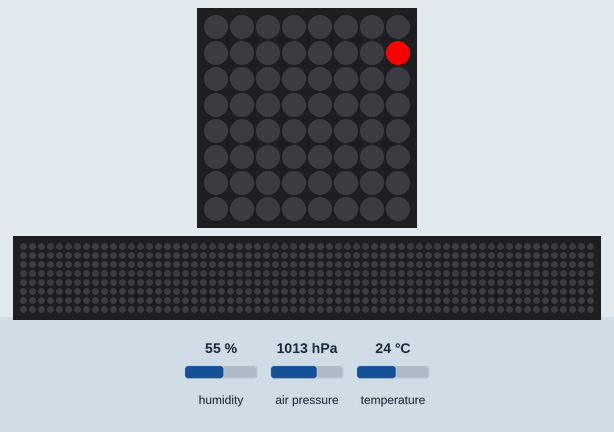
The program below on a simulated Raspberry Pi (BCM pin numbers) with a Sense HAT. Shown: the Sense HAT's 8×8 RGB LED matrix, a strip that is not on the board, showing the scrolling text unrolled. The inputs (shaded band) are chosen by the test bench; at power-on: humidity 55 %, air pressure 1013 hPa, temperature 24 °C. The clock reads 2024-03-15 10:24:30 at power-on unless the program sets it; databases and web services accept everything at once and return nothing; the 64×8 strip is a reading aid, not a part: it shows the text the matrix is scrolling, unrolled, one strip-width of it at a time; what the program prints to the terminal is not drawn.

Above: at 0.17 s.
At 3.6 s:
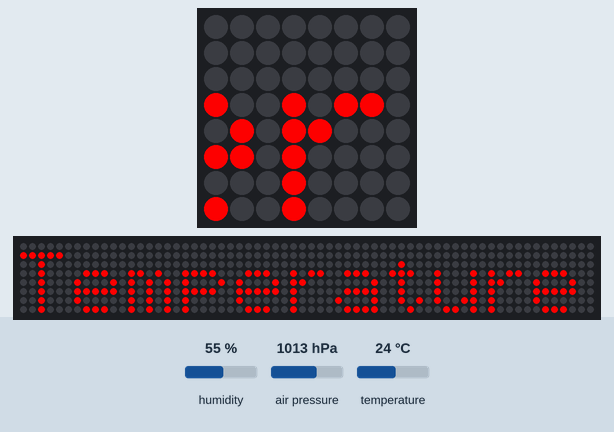
At 7.12 s:
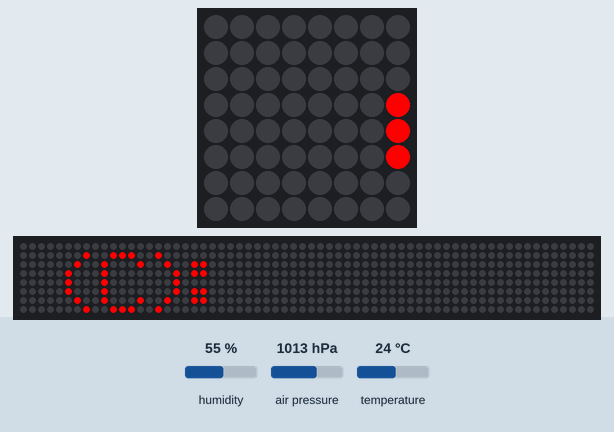
At 14.07 s:
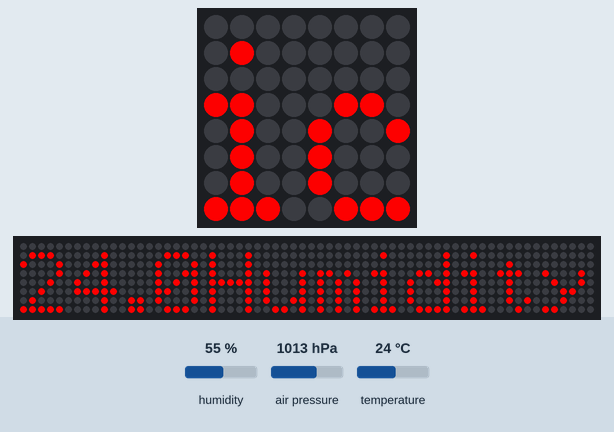
At 21.02 s:
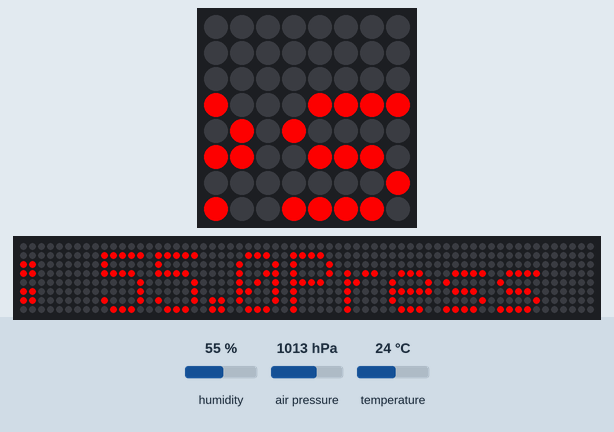
At 27.97 s:
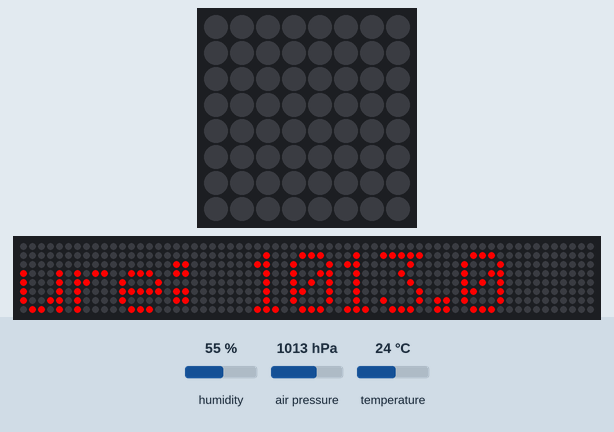

The program:

MiniWeatherStation.py
```python
#!/usr/bin/python

import json
import sys
import time
import datetime

# libraries
import sys
import urllib2
import json
import gspread
from oauth2client.service_account import ServiceAccountCredentials
from sense_hat import SenseHat

# Oauth JSON File
GDOCS_OAUTH_JSON       = 'Raspberry Pi Weather Station-6831df99334f.json'

# Google Docs spreadsheet name.
GDOCS_SPREADSHEET_NAME = 'rpiLog'

# How long to wait (in seconds) between measurements.
FREQUENCY_SECONDS      = 30


def login_open_sheet(oauth_key_file, spreadsheet):
	"""Connect to Google Docs spreadsheet and return the first worksheet."""
	try:
		credentials = ServiceAccountCredentials.from_json_keyfile_name(
			oauth_key_file,
													['https://spreadsheets.google.com/feeds'])
		gc = gspread.authorize(credentials)
		worksheet = gc.open(spreadsheet).sheet1
		return worksheet
	except Exception as ex:
		print 'Unable to login and get spreadsheet.  Check OAuth credentials, spreadsheet name, and make sure spreadsheet is shared to the client_email address in the OAuth .json file!'
		print 'Google sheet login failed with error:', ex
		sys.exit(1)


sense = SenseHat()
sense.clear()
print 'Logging sensor measurements to {0} every {1} seconds.'.format(GDOCS_SPREADSHEET_NAME, FREQUENCY_SECONDS)
print 'Press Ctrl-C to quit.'
worksheet = None
while True:
	# Login if necessary.
	if worksheet is None:
		worksheet = login_open_sheet(GDOCS_OAUTH_JSON, GDOCS_SPREADSHEET_NAME)

	# Attempt to get sensor reading.
	temp = sense.get_temperature()
	temp = round(temp, 1)
	humidity = sense.get_humidity()
	humidity = round(humidity, 1)
	pressure = sense.get_pressure()
	pressure = round(pressure, 1)

	# 8x8 RGB
	sense.clear()
	info = 'Temperature (C): ' + str(temp) + 'Humidity: ' + str(humidity) + 'Pressure: ' + str(pressure)
	sense.show_message(info, text_colour=[255, 0, 0])

	# Print
	print "Temperature (C): ", temp
	print "Humidity: ", humidity
	print "Pressure: ", pressure, "\n"

	# Append the data in the spreadsheet, including a timestamp
	try:
		worksheet.append_row((datetime.datetime.now(), temp,humidity,pressure))
	except:
		# Error appending data, most likely because credentials are stale.
		# Null out the worksheet so a login is performed at the top of the loop.
		print 'Append error, logging in again'
		worksheet = None
		time.sleep(FREQUENCY_SECONDS)
		continue

	# Wait 30 seconds before continuing
	print 'Wrote a row to {0}'.format(GDOCS_SPREADSHEET_NAME)
	time.sleep(FREQUENCY_SECONDS)
```
